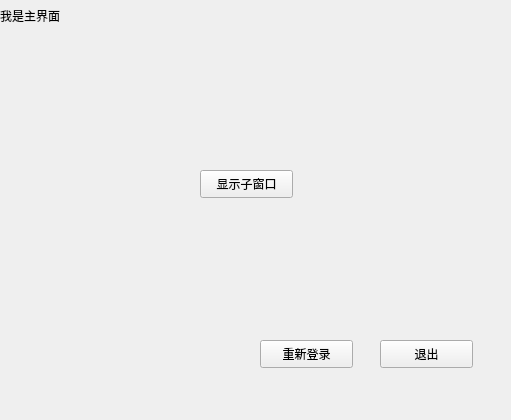
<?xml version="1.0" encoding="UTF-8"?>
<ui version="4.0">
 <class>MyWidget</class>
 <widget class="QWidget" name="MyWidget">
  <property name="geometry">
   <rect>
    <x>0</x>
    <y>0</y>
    <width>511</width>
    <height>420</height>
   </rect>
  </property>
  <property name="windowTitle">
   <string>MyWidget</string>
  </property>
  <widget class="QPushButton" name="showChildButton">
   <property name="geometry">
    <rect>
     <x>200</x>
     <y>170</y>
     <width>93</width>
     <height>28</height>
    </rect>
   </property>
   <property name="text">
    <string>显示子窗口</string>
   </property>
  </widget>
  <widget class="QLabel" name="label">
   <property name="geometry">
    <rect>
     <x>0</x>
     <y>0</y>
     <width>651</width>
     <height>31</height>
    </rect>
   </property>
   <property name="text">
    <string>我是主界面</string>
   </property>
  </widget>
  <widget class="QPushButton" name="pushButton">
   <property name="geometry">
    <rect>
     <x>260</x>
     <y>340</y>
     <width>93</width>
     <height>28</height>
    </rect>
   </property>
   <property name="text">
    <string>重新登录</string>
   </property>
  </widget>
  <widget class="QPushButton" name="pushButton_2">
   <property name="geometry">
    <rect>
     <x>380</x>
     <y>340</y>
     <width>93</width>
     <height>28</height>
    </rect>
   </property>
   <property name="text">
    <string>退出</string>
   </property>
  </widget>
 </widget>
 <resources/>
 <connections>
  <connection>
   <sender>pushButton_2</sender>
   <signal>clicked()</signal>
   <receiver>MyWidget</receiver>
   <slot>close()</slot>
   <hints>
    <hint type="sourcelabel">
     <x>425</x>
     <y>352</y>
    </hint>
    <hint type="destinationlabel">
     <x>434</x>
     <y>320</y>
    </hint>
   </hints>
  </connection>
 </connections>
</ui>
